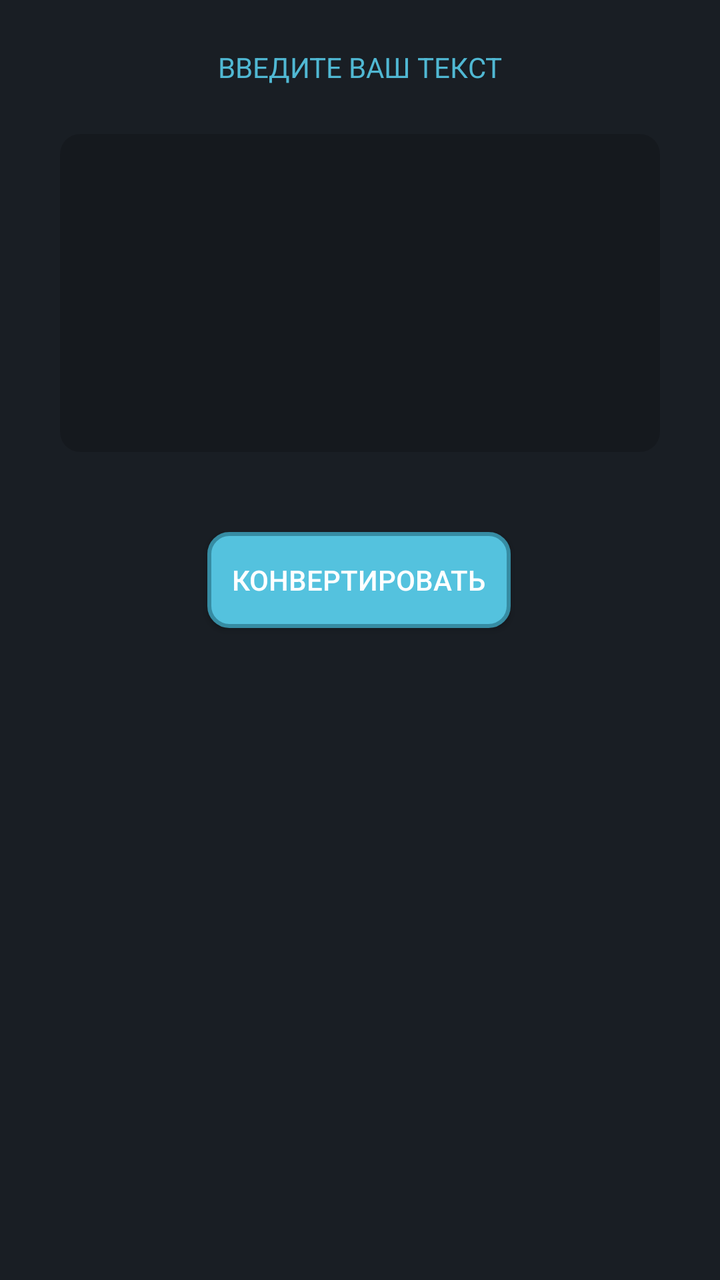
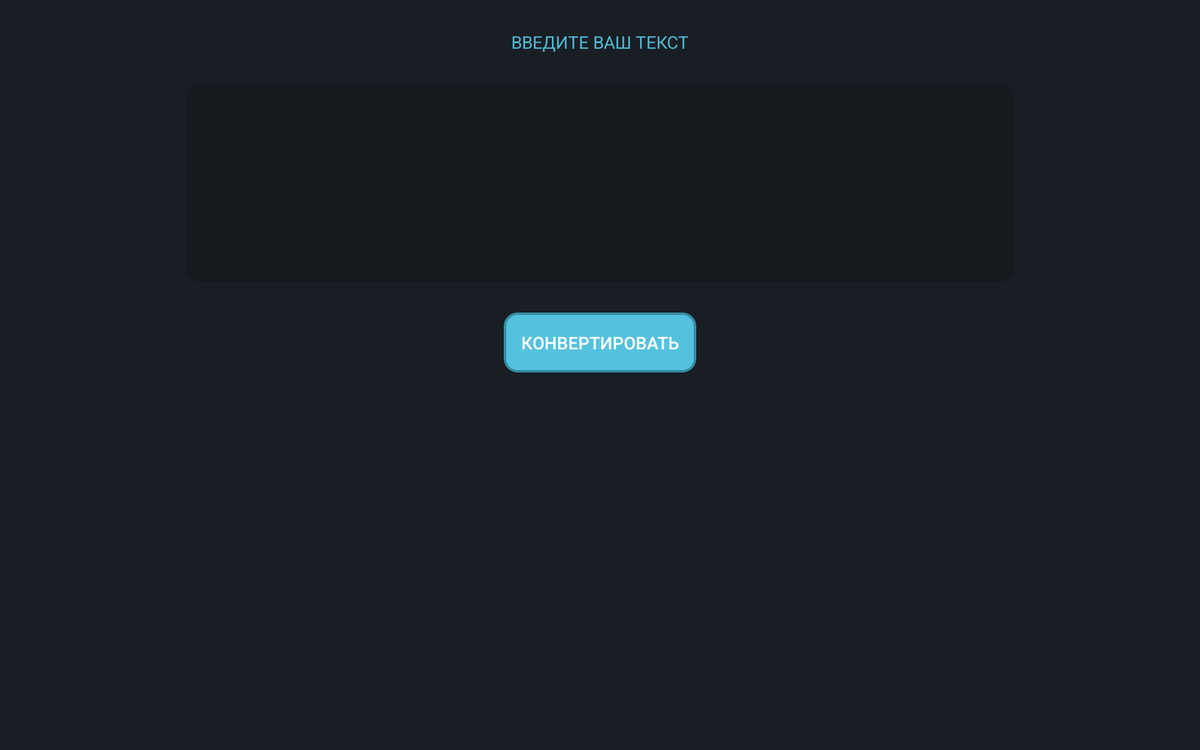

Two renders of one Android screen. The first uses the default layout on a phone; the second uses the alternative layout the repository ships for a different screen configuration, on a matching device. The two XML files are below.
<!-- AndroidManifest.xml: application theme AppTheme -->
<!-- res/layout/content_main.xml -->
<?xml version="1.0" encoding="utf-8"?>
<androidx.constraintlayout.widget.ConstraintLayout
xmlns:android="http://schemas.android.com/apk/res/android"
xmlns:app="http://schemas.android.com/apk/res-auto"
xmlns:tools="http://schemas.android.com/tools"
android:layout_width="match_parent"
android:layout_height="match_parent"
android:background="#191E24"
app:layout_behavior="@string/appbar_scrolling_view_behavior"
tools:context=".MainActivity"
tools:showIn="@layout/activity_main">

<ScrollView
android:layout_width="match_parent"
android:layout_height="match_parent"
tools:layout_editor_absoluteX="1dp"
tools:layout_editor_absoluteY="372dp"
    tools:ignore="MissingConstraints">

    <androidx.constraintlayout.widget.ConstraintLayout
        android:layout_width="match_parent"
        android:layout_height="wrap_content"
        android:background="#191E24">

        <EditText
            android:id="@+id/editText"
            android:layout_width="0dp"
            android:layout_height="159dp"
            android:layout_marginStart="30dp"
            android:layout_marginLeft="30dp"
            android:layout_marginTop="24dp"
            android:layout_marginEnd="30dp"
            android:layout_marginRight="30dp"
            android:background="@drawable/rnd_result_text"
            android:ems="10"
            android:gravity="start|top"
            android:importantForAutofill="no"
            android:inputType="textMultiLine"
            android:padding="3pt"
            android:textColor="@android:color/white"
            app:layout_constraintEnd_toEndOf="parent"
            app:layout_constraintStart_toStartOf="parent"
            app:layout_constraintTop_toBottomOf="@+id/textView2"
            tools:ignore="LabelFor" />

        <Button
            android:id="@+id/btn_convert"
            android:layout_width="wrap_content"
            android:layout_height="wrap_content"
            android:layout_marginTop="40dp"
            android:background="@drawable/rnd_btn_1"
            android:onClick="onClickConvertBtn"
            android:padding="6pt"
            android:text="@string/btn_convert"
            android:textColor="@android:color/white"
            app:layout_constraintEnd_toEndOf="parent"
            app:layout_constraintHorizontal_bias="0.498"
            app:layout_constraintStart_toStartOf="parent"
            app:layout_constraintTop_toBottomOf="@+id/editText" />

        <TextView
            android:id="@+id/setTransliteration"
            android:layout_width="0dp"
            android:layout_height="wrap_content"
            android:layout_marginStart="30dp"
            android:layout_marginLeft="30dp"
            android:layout_marginTop="24dp"
            android:layout_marginEnd="30dp"
            android:layout_marginRight="30dp"
            android:layout_marginBottom="24dp"
            android:background="@drawable/rnd_result_text"
            android:padding="3pt"
            android:textColor="@android:color/white"
            app:layout_constraintBottom_toBottomOf="parent"
            app:layout_constraintEnd_toEndOf="parent"
            app:layout_constraintStart_toStartOf="parent"
            app:layout_constraintTop_toBottomOf="@+id/btn_convert"
            tools:visibility="invisible" />

        <TextView
            android:id="@+id/textView2"
            android:layout_width="wrap_content"
            android:layout_height="wrap_content"
            android:layout_marginTop="24dp"
            android:text="@string/enter_your_text"
            android:textColor="#50B8D3"

            app:layout_constraintEnd_toEndOf="parent"
            app:layout_constraintStart_toStartOf="parent"
            app:layout_constraintTop_toTopOf="parent"
            tools:ignore="MissingConstraints" />



    </androidx.constraintlayout.widget.ConstraintLayout>
</ScrollView>
</androidx.constraintlayout.widget.ConstraintLayout>
<!-- res/layout/activity_main.xml (included above) -->
<?xml version="1.0" encoding="utf-8"?>
<androidx.coordinatorlayout.widget.CoordinatorLayout xmlns:android="http://schemas.android.com/apk/res/android"
    xmlns:app="http://schemas.android.com/apk/res-auto"
    xmlns:tools="http://schemas.android.com/tools"
    android:layout_width="match_parent"
    android:layout_height="match_parent"
    tools:context=".MainActivity">

    <com.google.android.material.appbar.AppBarLayout
        android:layout_width="match_parent"
        android:layout_height="wrap_content"
        android:theme="@style/AppTheme.AppBarOverlay">


        <androidx.appcompat.widget.Toolbar
            android:id="@+id/toolbar"
            android:layout_width="match_parent"
            android:layout_height="?attr/actionBarSize"
            android:background="?attr/colorPrimary"
            app:popupTheme="@style/AppTheme.PopupOverlay">

            <androidx.constraintlayout.widget.ConstraintLayout
                android:layout_height="match_parent"
                android:layout_width="match_parent">

                <ImageView
                    android:layout_width="190dp"
                    android:layout_height="?attr/actionBarSize"
                    app:layout_constraintBottom_toBottomOf="parent"
                    app:layout_constraintEnd_toEndOf="parent"
                    app:layout_constraintStart_toStartOf="parent"
                    app:layout_constraintTop_toTopOf="parent"
                    app:srcCompat="@drawable/logo"
                    tools:ignore="HardcodedText,MissingConstraints"
                    android:contentDescription="HMP ТРАНСЛИТЕРАТОР" />

            </androidx.constraintlayout.widget.ConstraintLayout>



        </androidx.appcompat.widget.Toolbar>


    </com.google.android.material.appbar.AppBarLayout>

    <include layout="@layout/content_main" />

</androidx.coordinatorlayout.widget.CoordinatorLayout>
<!-- resources referenced by this layout -->
<resources>
  <!-- drawable logo: png bitmap (drawable, 19279 bytes) -->
  <!-- drawable rnd_btn_1 (drawable) -->
  <?xml version="1.0" encoding="utf-8"?>
  <shape xmlns:android="http://schemas.android.com/apk/res/android"
      android:shape="rectangle">
      <gradient android:startColor="#54C2DE" android:centerColor="#54C2DE" android:endColor="#54C2DE" android:angle="90" />
      <stroke android:width="2dp" android:color="#368CA3" />
      <corners android:radius="10dp" />
  </shape>
  <!-- drawable rnd_result_text (drawable) -->
  <?xml version="1.0" encoding="utf-8"?>
  <shape xmlns:android="http://schemas.android.com/apk/res/android" android:shape="rectangle">
      <gradient android:startColor="#15191E" android:centerColor="#15191E" android:endColor="#15191E" android:angle="90" />
      <corners android:radius="10dp" />
  </shape>
  <string name="btn_convert"> КОНВЕРТИРОВАТЬ </string>
  <string name="enter_your_text">ВВЕДИТЕ ВАШ ТЕКСТ</string>
  <style name="AppTheme.AppBarOverlay" parent="ThemeOverlay.AppCompat.Dark.ActionBar" />
  <style name="AppTheme.PopupOverlay" parent="ThemeOverlay.AppCompat.Light" />
  <style name="AppTheme" parent="Theme.AppCompat.Light.DarkActionBar">
          
          <item name="colorPrimary">@color/colorPrimary</item>
          <item name="colorPrimaryDark">@color/colorPrimaryDark</item>
          <item name="colorAccent">@color/colorAccent</item>
      </style>
  <color name="colorPrimary">#191E24</color>
  <color name="colorPrimaryDark">#191E24</color>
  <color name="colorAccent">#191E24</color>
</resources>
<!-- res/layout-w720dp/content_main.xml (the repository's variant of the layout above) -->
<!-- drawn on a 7-inch tablet turned sideways -->
<?xml version="1.0" encoding="utf-8"?>
<androidx.constraintlayout.widget.ConstraintLayout
    xmlns:android="http://schemas.android.com/apk/res/android"
    xmlns:app="http://schemas.android.com/apk/res-auto"
    xmlns:tools="http://schemas.android.com/tools"
    android:layout_width="match_parent"
    android:layout_height="match_parent"
    android:background="#191E24"
    app:layout_behavior="@string/appbar_scrolling_view_behavior"
    tools:context=".MainActivity"
    tools:showIn="@layout/activity_main">

    <ScrollView
        android:layout_width="match_parent"
        android:layout_height="match_parent"
        app:layout_constraintBottom_toBottomOf="parent"
        app:layout_constraintEnd_toEndOf="parent"
        app:layout_constraintStart_toStartOf="parent"
        app:layout_constraintTop_toTopOf="parent"
        tools:ignore="MissingConstraints">

        <androidx.constraintlayout.widget.ConstraintLayout
            android:layout_width="match_parent"
            android:layout_height="wrap_content"
            android:background="#191E24">

            <EditText
                android:id="@+id/editText"
                android:layout_width="0dp"
                android:layout_height="159dp"
                android:layout_marginStart="150dp"
                android:layout_marginLeft="150dp"
                android:layout_marginTop="24dp"
                android:layout_marginEnd="150dp"
                android:layout_marginRight="150dp"
                android:background="@drawable/rnd_result_text"
                android:ems="10"
                android:gravity="start|top"
                android:importantForAutofill="no"
                android:inputType="textMultiLine"
                android:textColor="@android:color/white"
                app:layout_constraintEnd_toEndOf="parent"
                app:layout_constraintStart_toStartOf="parent"
                app:layout_constraintTop_toBottomOf="@+id/textView2"
                tools:ignore="LabelFor" />

            <Button
                android:id="@+id/btn_convert"
                android:layout_width="wrap_content"
                android:layout_height="wrap_content"
                android:layout_marginTop="24dp"
                android:background="@drawable/rnd_btn_1"
                android:onClick="onClickConvertBtn"
                android:padding="6pt"
                android:text="@string/btn_convert"
                android:textColor="@android:color/white"
                app:layout_constraintEnd_toEndOf="parent"
                app:layout_constraintStart_toStartOf="parent"
                app:layout_constraintTop_toBottomOf="@+id/editText" />

            <TextView
                android:id="@+id/setTransliteration"
                android:layout_width="0dp"
                android:layout_height="wrap_content"
                android:layout_marginStart="150dp"
                android:layout_marginLeft="150dp"
                android:layout_marginTop="24dp"
                android:layout_marginEnd="150dp"
                android:layout_marginRight="150dp"
                android:layout_marginBottom="24dp"
                android:background="@drawable/rnd_result_text"
                android:padding="3pt"
                android:textColor="@android:color/white"
                app:layout_constraintBottom_toBottomOf="parent"
                app:layout_constraintEnd_toEndOf="parent"
                app:layout_constraintStart_toStartOf="parent"
                app:layout_constraintTop_toBottomOf="@+id/btn_convert"
                tools:visibility="invisible" />

            <TextView
                android:id="@+id/textView2"
                android:layout_width="wrap_content"
                android:layout_height="wrap_content"
                android:layout_marginTop="24dp"
                android:text="@string/enter_your_text"
                android:textColor="#50B8D3"

                app:layout_constraintEnd_toEndOf="parent"
                app:layout_constraintStart_toStartOf="parent"
                app:layout_constraintTop_toTopOf="parent"
                tools:ignore="MissingConstraints" />


        </androidx.constraintlayout.widget.ConstraintLayout>
    </ScrollView>
</androidx.constraintlayout.widget.ConstraintLayout>
<!-- res/layout/content_main.xml (included above) -->
<?xml version="1.0" encoding="utf-8"?>
<androidx.constraintlayout.widget.ConstraintLayout
xmlns:android="http://schemas.android.com/apk/res/android"
xmlns:app="http://schemas.android.com/apk/res-auto"
xmlns:tools="http://schemas.android.com/tools"
android:layout_width="match_parent"
android:layout_height="match_parent"
android:background="#191E24"
app:layout_behavior="@string/appbar_scrolling_view_behavior"
tools:context=".MainActivity"
tools:showIn="@layout/activity_main">

<ScrollView
android:layout_width="match_parent"
android:layout_height="match_parent"
tools:layout_editor_absoluteX="1dp"
tools:layout_editor_absoluteY="372dp"
    tools:ignore="MissingConstraints">

    <androidx.constraintlayout.widget.ConstraintLayout
        android:layout_width="match_parent"
        android:layout_height="wrap_content"
        android:background="#191E24">

        <EditText
            android:id="@+id/editText"
            android:layout_width="0dp"
            android:layout_height="159dp"
            android:layout_marginStart="30dp"
            android:layout_marginLeft="30dp"
            android:layout_marginTop="24dp"
            android:layout_marginEnd="30dp"
            android:layout_marginRight="30dp"
            android:background="@drawable/rnd_result_text"
            android:ems="10"
            android:gravity="start|top"
            android:importantForAutofill="no"
            android:inputType="textMultiLine"
            android:padding="3pt"
            android:textColor="@android:color/white"
            app:layout_constraintEnd_toEndOf="parent"
            app:layout_constraintStart_toStartOf="parent"
            app:layout_constraintTop_toBottomOf="@+id/textView2"
            tools:ignore="LabelFor" />

        <Button
            android:id="@+id/btn_convert"
            android:layout_width="wrap_content"
            android:layout_height="wrap_content"
            android:layout_marginTop="40dp"
            android:background="@drawable/rnd_btn_1"
            android:onClick="onClickConvertBtn"
            android:padding="6pt"
            android:text="@string/btn_convert"
            android:textColor="@android:color/white"
            app:layout_constraintEnd_toEndOf="parent"
            app:layout_constraintHorizontal_bias="0.498"
            app:layout_constraintStart_toStartOf="parent"
            app:layout_constraintTop_toBottomOf="@+id/editText" />

        <TextView
            android:id="@+id/setTransliteration"
            android:layout_width="0dp"
            android:layout_height="wrap_content"
            android:layout_marginStart="30dp"
            android:layout_marginLeft="30dp"
            android:layout_marginTop="24dp"
            android:layout_marginEnd="30dp"
            android:layout_marginRight="30dp"
            android:layout_marginBottom="24dp"
            android:background="@drawable/rnd_result_text"
            android:padding="3pt"
            android:textColor="@android:color/white"
            app:layout_constraintBottom_toBottomOf="parent"
            app:layout_constraintEnd_toEndOf="parent"
            app:layout_constraintStart_toStartOf="parent"
            app:layout_constraintTop_toBottomOf="@+id/btn_convert"
            tools:visibility="invisible" />

        <TextView
            android:id="@+id/textView2"
            android:layout_width="wrap_content"
            android:layout_height="wrap_content"
            android:layout_marginTop="24dp"
            android:text="@string/enter_your_text"
            android:textColor="#50B8D3"

            app:layout_constraintEnd_toEndOf="parent"
            app:layout_constraintStart_toStartOf="parent"
            app:layout_constraintTop_toTopOf="parent"
            tools:ignore="MissingConstraints" />



    </androidx.constraintlayout.widget.ConstraintLayout>
</ScrollView>
</androidx.constraintlayout.widget.ConstraintLayout>
